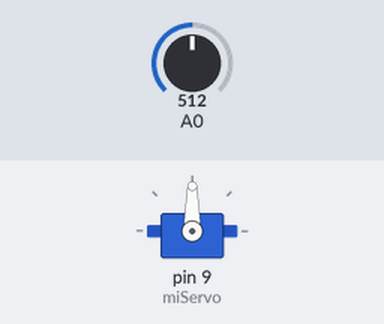
Recording of a sketch running on a simulated Arduino Uno, built with avr-gcc and run on an emulated ATmega328P. On the bench: servo. Inputs (shaded band) come from the test bench; at power-on: A0 = 512.

Above: at 1.2 s.
1.3 s: A0 set to 716
At 2.4 s:
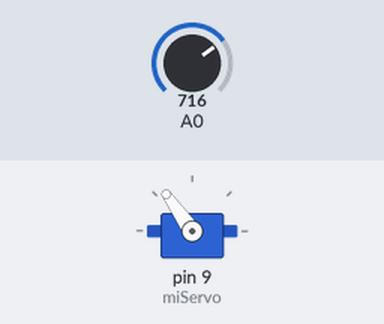
2.8 s: A0 set to 900
At 3.5 s:
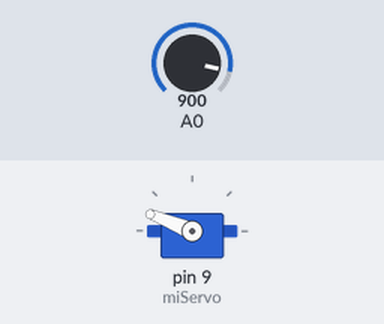
4.3 s: A0 set to 1023
At 4.7 s:
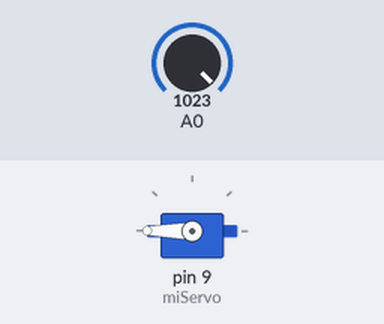
5.8 s: A0 set to 306
At 7.0 s:
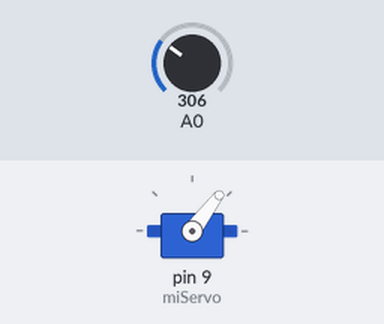
7.3 s: A0 set to 122
At 8.2 s:
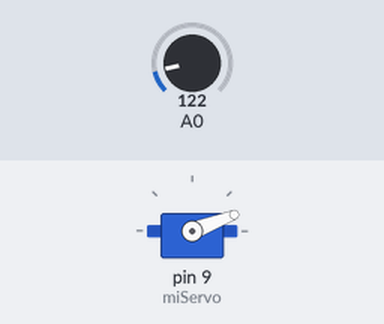
Timing chart, 0 to 9.8 s (numbered marks = the images above; inputs shaded):
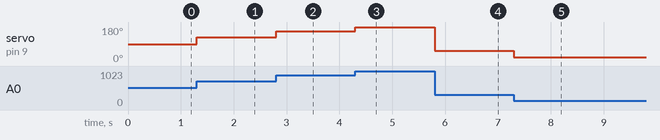

The sketch:

Servo_motor.ino
```cpp
#include <Servo.h>
//Variables y objetos
int pos = 0;
int estadoANT = 0;
Servo miServo;

void setup()
{
  miServo.attach(9,500,1600);
}

void loop()
{
  pos = analogRead(A0);  //leo potenciometro
  pos = map(pos,0,1023,0,180); //mapeo valor pote de 0-1023 a 0-180
  //delay(100);

  if(estadoANT != pos)
  {
    estadoANT = pos;
    miServo.write(pos);  //indico la posicion al servo
    delay(15);
  }

//  miServo.write(0);
//  delay(20);
//
//  miServo.write(90);
//  delay(1000);
//
//  miServo.write(180);
//  delay(1000);
}
```

Measured:
- after the input at 1.3 s, servo on pin 9 (miServo): 90° → 125° at once
- after the input at 2.8 s, servo on pin 9 (miServo): 125° → 158° at once
- after the input at 4.3 s, servo on pin 9 (miServo): 158° → 180° at once
- after the input at 5.8 s, servo on pin 9 (miServo): 180° → 53° at once
- after the input at 7.3 s, servo on pin 9 (miServo): 53° → 21° at once
